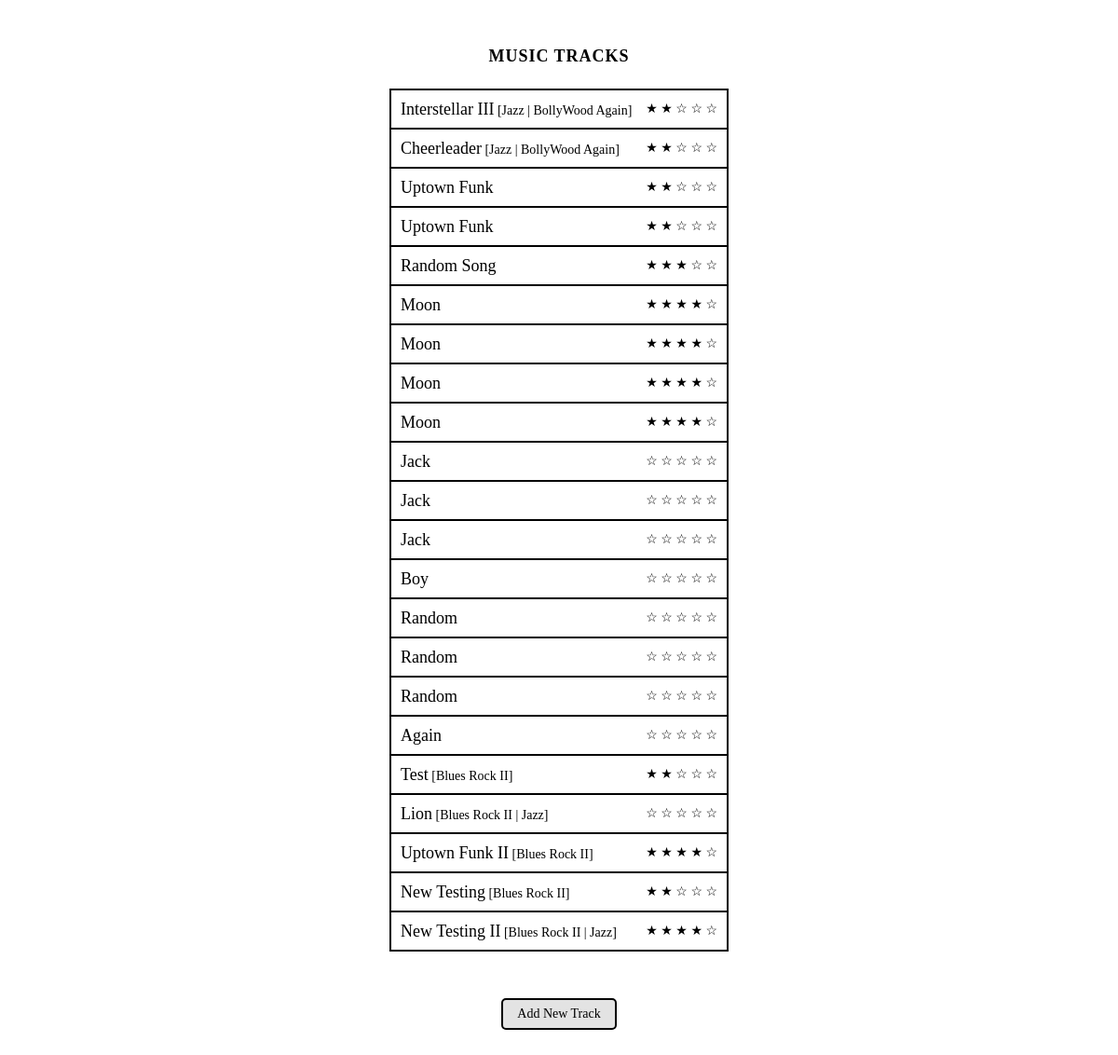
Screenshot of /music/tracks with the database file from the repository.
### music/models.py (models this page shows)
class Track (models.Model):
    title = models.CharField(max_length=200)
    createDate = models.DateTimeField(default=datetime.now())
    rating = models.IntegerField(default=0)
    genres = models.ManyToManyField('Genre')
    def getRatingIterable(self):
        return range(0, self.rating)
    def getRemainingRatingiterable(self):
        return range(0, 5-self.rating)
    def getGenresAsString(self):
        genresAsString = ""
        for genre in self.genres.all():
            genresAsString = genresAsString + " | "
            genresAsString = genresAsString + genre.name
        print(genresAsString)
        print(genresAsString!="")
        if genresAsString!="":
            value = "[" + genresAsString[3:] + "]"
            return value
        else:
            return genresAsString

class Genre (models.Model):
    name = models.CharField(max_length=200, unique=True)
    description = models.CharField(max_length=1000, blank=True)

### music/views.py (the view)
def showAllTracks (request):
    tracksList = Track.objects.order_by('createDate')
    context = dict()
    context['tracksList'] = tracksList
    context['maxRating'] = range(1, 6)
    context['searchText'] = request.GET.get('search')
    return render(request, "music/track.list.html", context)

### music/templates/music/track.list.html
{% load static %}
<link rel="stylesheet" href="{% static 'music/index.css' %}">
<div class="container track-list-container">
    <h4>Music Tracks</h4>
    {% if tracksList %}
    <ul class="track-wrapper">
        {% for track in tracksList %}
        <li class="track">
            <a href="/music/track/{{track.id}}">
                <span class="track-title">{{track.title}}</span>
                {% if track.getGenresAsString %}
                <span class="genres">
                    {{ track.getGenresAsString }}
                </span>
                {% endif %}
                <span class="ratings-section">
                    {% for rating in track.getRatingIterable %}
                    <span class="star completed"></span>
                    {% endfor %}
                    {% for rating in track.getRemainingRatingiterable %}
                    <span class="star"></span>
                    {% endfor %}
                </span>
            </a>
        </li>
        {% endfor %}
    </ul>
    {% else %}
    <div class="info-wrapper">
        <p>No Tracks Added Yet</p>
    </div>
    {% endif %}
    <div class="action-btn">
        <a href="/music/track/add">Add New Track</a>
    </div>
</div>

### music/static/music/index.css (style rules this page uses)
.container { text-align: center; margin: 50px; font-size: 14px; }
.container h4 { font-size: 18px; text-transform: uppercase; letter-spacing: 1px; }
.container li { list-style: none; width: 150px; height: 40px; border: 2px solid #000; border-bottom: none; line-height: 40px; text-align: left; padding: 0 10px; margin: 0 auto; }
.container li:last-child { border-bottom: 2px solid #000; }
.container a { text-decoration: none; color: #000; }
.container ul { padding: 0; }
.container .action-btn { border: 2px solid #000; border-radius: 5px; width: 120px; background-color: #e3e3e3; height: 30px; line-height: 30px; display: block; margin: 50px auto 0; cursor: pointer; outline: none; }
li.track { min-width: 340px; }
.ratings-section { float: right; }
.genre-wrapper .genre-name, .track-wrapper .track-title { font-size: 18px; text-transform: capitalize; font-weight: 400; }
.ratings-section .star:after { content: '☆' }
.ratings-section .star.completed:after { content: '★' }

### rows the page displays
Track: title "Interstellar III", getGenresAsString "[Jazz | BollyWood Again]", rating 2 (drawn)
Track: title "Cheerleader", getGenresAsString "[Jazz | BollyWood Again]", rating 2 (drawn)
Track: title "Uptown Funk", rating 2 (drawn)
Track: title "Uptown Funk", rating 2 (drawn)
Track: title "Random Song", rating 3 (drawn)
Track: title "Moon", rating 4 (drawn)
Track: title "Moon", rating 4 (drawn)
Track: title "Moon", rating 4 (drawn)
Track: title "Moon", rating 4 (drawn)
Track: title "Jack", rating 0 (drawn)
Track: title "Jack", rating 0 (drawn)
Track: title "Jack", rating 0 (drawn)
Track: title "Boy", rating 0 (drawn)
Track: title "Random", rating 0 (drawn)
Track: title "Random", rating 0 (drawn)
Track: title "Random", rating 0 (drawn)
Track: title "Again", rating 0 (drawn)
Track: title "Test", getGenresAsString "[Blues Rock II]", rating 2 (drawn)
Track: title "Lion", getGenresAsString "[Blues Rock II | Jazz]", rating 0 (drawn)
Track: title "Uptown Funk II", getGenresAsString "[Blues Rock II]", rating 4 (drawn)
Track: title "New Testing", getGenresAsString "[Blues Rock II]", rating 2 (drawn)
Track: title "New Testing II", getGenresAsString "[Blues Rock II | Jazz]", rating 4 (drawn)
